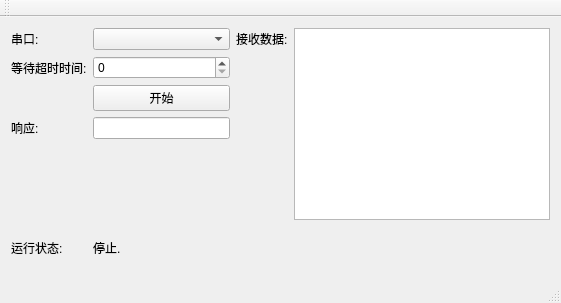
<?xml version="1.0" encoding="UTF-8"?>
<ui version="4.0">
 <class>RocketGroundComProtolClass</class>
 <widget class="QMainWindow" name="RocketGroundComProtolClass">
  <property name="geometry">
   <rect>
    <x>0</x>
    <y>0</y>
    <width>561</width>
    <height>303</height>
   </rect>
  </property>
  <property name="windowTitle">
   <string>RocketGroundComProtol</string>
  </property>
  <widget class="QWidget" name="centralWidget">
   <layout class="QGridLayout" name="gridLayout_2">
    <item row="0" column="0">
     <layout class="QGridLayout" name="gridLayout">
      <item row="7" column="0">
       <widget class="QLabel" name="status">
        <property name="text">
         <string>运行状态:</string>
        </property>
       </widget>
      </item>
      <item row="2" column="1">
       <widget class="QPushButton" name="startSerialBtn">
        <property name="text">
         <string>开始</string>
        </property>
       </widget>
      </item>
      <item row="7" column="1">
       <widget class="QLabel" name="statusDisplay">
        <property name="text">
         <string>停止.</string>
        </property>
       </widget>
      </item>
      <item row="0" column="0">
       <widget class="QLabel" name="serialPort">
        <property name="text">
         <string>串口:</string>
        </property>
       </widget>
      </item>
      <item row="0" column="3" rowspan="5">
       <widget class="QPlainTextEdit" name="dataDisplay"/>
      </item>
      <item row="1" column="0">
       <widget class="QLabel" name="waitTimeOut">
        <property name="text">
         <string>等待超时时间:</string>
        </property>
       </widget>
      </item>
      <item row="1" column="1">
       <widget class="QSpinBox" name="timeOutSet"/>
      </item>
      <item row="0" column="2">
       <widget class="QLabel" name="recieveData">
        <property name="text">
         <string>接收数据:</string>
        </property>
       </widget>
      </item>
      <item row="0" column="1">
       <widget class="QComboBox" name="serialPortNameCx"/>
      </item>
      <item row="7" column="3">
       <widget class="QLabel" name="trafficDisplay">
        <property name="text">
         <string/>
        </property>
       </widget>
      </item>
      <item row="3" column="0">
       <widget class="QLabel" name="label">
        <property name="text">
         <string>响应:</string>
        </property>
       </widget>
      </item>
      <item row="3" column="1">
       <widget class="QLineEdit" name="lineEdit"/>
      </item>
     </layout>
    </item>
   </layout>
  </widget>
  <widget class="QMenuBar" name="menuBar">
   <property name="geometry">
    <rect>
     <x>0</x>
     <y>0</y>
     <width>561</width>
     <height>23</height>
    </rect>
   </property>
  </widget>
  <widget class="QToolBar" name="mainToolBar">
   <attribute name="toolBarArea">
    <enum>TopToolBarArea</enum>
   </attribute>
   <attribute name="toolBarBreak">
    <bool>false</bool>
   </attribute>
  </widget>
  <widget class="QStatusBar" name="statusBar"/>
 </widget>
 <layoutdefault spacing="6" margin="11"/>
 <resources>
  <include location="RocketGroundComProtol.qrc"/>
 </resources>
 <connections/>
</ui>
